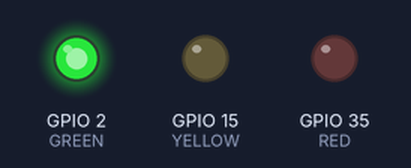
A sketch run on a simulated ESP32. Shown: output pins drawn as LEDs (lit = HIGH).

Above: at 1.5 s.
At 3.7 s:
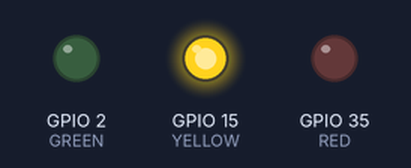
At 6.0 s:
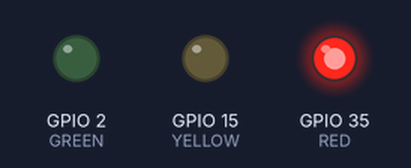
Timing chart, 0 to 9.8 s (numbered marks = the images above):
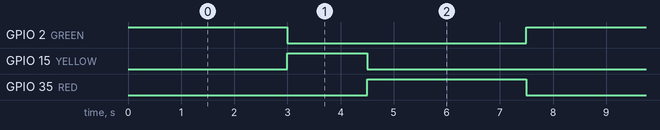

Measured:
- by itself, GPIO 2 (GREEN), GPIO 35 (RED): alternates HIGH for 3.0 s and LOW for 4.5 s
- by itself, GPIO 15 (YELLOW): alternates HIGH for 1.5 s and LOW for 6.0 s
- by itself, everything shown: repeats every 7.5 s, in 3 steps

The sketch:

CODE_Workshop_1.ino
```cpp
int GREEN = 2; 		//ประกาศตัวแปร led กำหนดขาที่ 2 ของบอร์ด (GPIO02)
int YELLOW = 15;		//ประกาศตัวแปร led กำหนดขาที่ 15 ของบอร์ด (GPIO15)
int RED = 35;			//ประกาศตัวแปร led กำหนดขาที่ 35 ของบอร์ด (GPIO35)
int DELAY_GREEN = 3000;
int DELAY_YELLOW = 1500;
int DELAY_RED = 3000;

void setup()
{
  pinMode(GREEN, OUTPUT);
  pinMode(YELLOW, OUTPUT);
  pinMode(RED, OUTPUT);
}

void loop()
{
  green_light();
  delay(DELAY_GREEN);
  yellow_light();
  delay(DELAY_YELLOW);
  red_light();
  delay(DELAY_RED);
}

void green_light()
{
  digitalWrite(GREEN, HIGH);
  digitalWrite(YELLOW, LOW);
  digitalWrite(RED, LOW);
}

void yellow_light()
{
  digitalWrite(GREEN, LOW);
  digitalWrite(YELLOW, HIGH);
  digitalWrite(RED, LOW);
}

void red_light()
{
  digitalWrite(GREEN, LOW);
  digitalWrite(YELLOW, LOW);
  digitalWrite(RED, HIGH);
}
```
